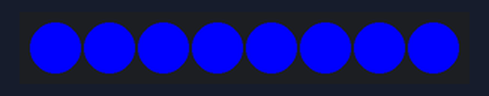
Simulated run of this sketch. Board: Arduino Uno, built with avr-gcc and run on an emulated ATmega328P. Shown: 8 RGB LEDs in strip order, left to right.

Above: at 0.1 s.
At 1.1 s:
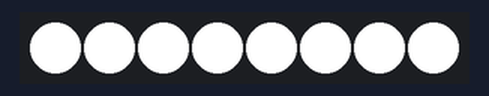
Timing chart, 0 to 130.0 s (numbered marks = the images above):
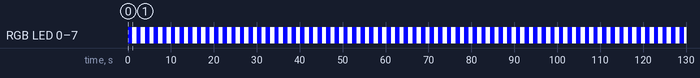

The sketch:

WS281xColorOrderTester.ino
```cpp
/*
  WS281x Test with Adafruit_NeoPixel library

  This sketch  turns on all the LEDs first blue, then green, then red, then white.

  Change pixelCount to the number of LEDs in your string.

  Note: if you don't plan to use an RGBW string, change NEO_GRBW to NEO_GRB
  and change "  if (color < 0xFF000000) {" to "  if (color < 0xFF0000) {"

  Uses Adafruit's NeoPixel library: https://github.com/adafruit/Adafruit_NeoPixel

  created 31 Jan 2017
  modified 27 May 2023
  by Tom Igoe
*/
#include <Adafruit_NeoPixel.h>

const int neoPixelPin = 5;  // control pin
const int pixelCount = 8;   // number of pixels
int color = 0xFF;           // blue

// set up strip:
Adafruit_NeoPixel strip = Adafruit_NeoPixel(pixelCount, neoPixelPin, NEO_GRBW + NEO_KHZ800);

void setup() {
  strip.begin();    // initialize pixel strip
  strip.clear();    // turn all LEDs off
  strip.show();     // refresh strip
  Serial.begin(9600);
}

void loop() {
  // loop over all the pixels:
  for (int pixel = 0; pixel < pixelCount; pixel++) {
    strip.setPixelColor(pixel, color);   // set the color for this pixel
    strip.show();    // refresh the strip
  }
  delay(1000);

  // shift color by 8 bits each time through the loop:
  if (color < 0xFF000000) {
    color = color << 8;     // shift to the next color
  } else {
    color = 0xFF;           // when you've gone through all the colors, shift to the first.
  }
}
```

Measured:
- by itself, RGB LED 0–7: alternates RGB(255, 255, 255) for 1.0 s and RGB(0, 0, 255) for 1.0 s
